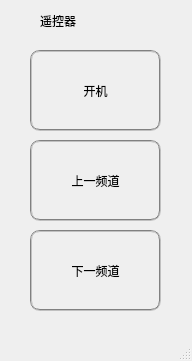
<?xml version="1.0" encoding="UTF-8"?>
<ui version="4.0">
 <class>Client</class>
 <widget class="QMainWindow" name="Client">
  <property name="geometry">
   <rect>
    <x>0</x>
    <y>0</y>
    <width>192</width>
    <height>361</height>
   </rect>
  </property>
  <property name="windowTitle">
   <string>Client</string>
  </property>
  <property name="styleSheet">
   <string notr="true">QToolButton{
font: 14pt &quot;新宋体&quot;;
border:2px groove gray;
border-radius:10px;
padding:2px 4px;
}
QToolButton:hover{  /*鼠标放上后*/

border-color:rgb(123, 184, 184)
}
QToolButton:pressed{ /*按下按钮后*/

background-color:rgb(157, 236, 236);
}
</string>
  </property>
  <widget class="QWidget" name="centralwidget">
   <widget class="QGroupBox" name="groupBox">
    <property name="geometry">
     <rect>
      <x>50</x>
      <y>500</y>
      <width>381</width>
      <height>131</height>
     </rect>
    </property>
    <property name="title">
     <string>GroupBox</string>
    </property>
    <widget class="QPushButton" name="pushButton_Send">
     <property name="geometry">
      <rect>
       <x>280</x>
       <y>90</y>
       <width>93</width>
       <height>28</height>
      </rect>
     </property>
     <property name="text">
      <string>发送</string>
     </property>
    </widget>
    <widget class="QTextEdit" name="textEdit_Send">
     <property name="geometry">
      <rect>
       <x>10</x>
       <y>90</y>
       <width>161</width>
       <height>31</height>
      </rect>
     </property>
    </widget>
    <widget class="QTextEdit" name="textEdit_Recv">
     <property name="geometry">
      <rect>
       <x>10</x>
       <y>50</y>
       <width>161</width>
       <height>31</height>
      </rect>
     </property>
    </widget>
    <widget class="QLineEdit" name="lineEdit_Port">
     <property name="geometry">
      <rect>
       <x>280</x>
       <y>20</y>
       <width>81</width>
       <height>21</height>
      </rect>
     </property>
    </widget>
    <widget class="QLabel" name="label">
     <property name="geometry">
      <rect>
       <x>20</x>
       <y>20</y>
       <width>81</width>
       <height>16</height>
      </rect>
     </property>
     <property name="text">
      <string>IP地址：</string>
     </property>
    </widget>
    <widget class="QLabel" name="label_2">
     <property name="geometry">
      <rect>
       <x>230</x>
       <y>20</y>
       <width>81</width>
       <height>16</height>
      </rect>
     </property>
     <property name="text">
      <string>端口：</string>
     </property>
    </widget>
    <widget class="QLineEdit" name="lineEdit_IP">
     <property name="geometry">
      <rect>
       <x>90</x>
       <y>20</y>
       <width>113</width>
       <height>21</height>
      </rect>
     </property>
    </widget>
    <widget class="QPushButton" name="pushButton_Connect">
     <property name="geometry">
      <rect>
       <x>280</x>
       <y>50</y>
       <width>93</width>
       <height>28</height>
      </rect>
     </property>
     <property name="text">
      <string>连接</string>
     </property>
    </widget>
   </widget>
   <widget class="QLabel" name="label_3">
    <property name="geometry">
     <rect>
      <x>40</x>
      <y>10</y>
      <width>121</width>
      <height>21</height>
     </rect>
    </property>
    <property name="styleSheet">
     <string notr="true">font: 20pt &quot;楷体&quot;;</string>
    </property>
    <property name="text">
     <string>遥控器</string>
    </property>
   </widget>
   <widget class="QToolButton" name="toolButton">
    <property name="geometry">
     <rect>
      <x>30</x>
      <y>140</y>
      <width>131</width>
      <height>81</height>
     </rect>
    </property>
    <property name="styleSheet">
     <string notr="true"/>
    </property>
    <property name="text">
     <string>上一频道</string>
    </property>
   </widget>
   <widget class="QToolButton" name="toolButton_3">
    <property name="geometry">
     <rect>
      <x>30</x>
      <y>230</y>
      <width>131</width>
      <height>81</height>
     </rect>
    </property>
    <property name="styleSheet">
     <string notr="true"/>
    </property>
    <property name="text">
     <string>下一频道</string>
    </property>
   </widget>
   <widget class="QToolButton" name="toolButton_4">
    <property name="geometry">
     <rect>
      <x>30</x>
      <y>50</y>
      <width>131</width>
      <height>81</height>
     </rect>
    </property>
    <property name="styleSheet">
     <string notr="true"/>
    </property>
    <property name="text">
     <string>开机</string>
    </property>
   </widget>
  </widget>
  <widget class="QStatusBar" name="statusbar"/>
 </widget>
 <resources/>
 <connections/>
</ui>
